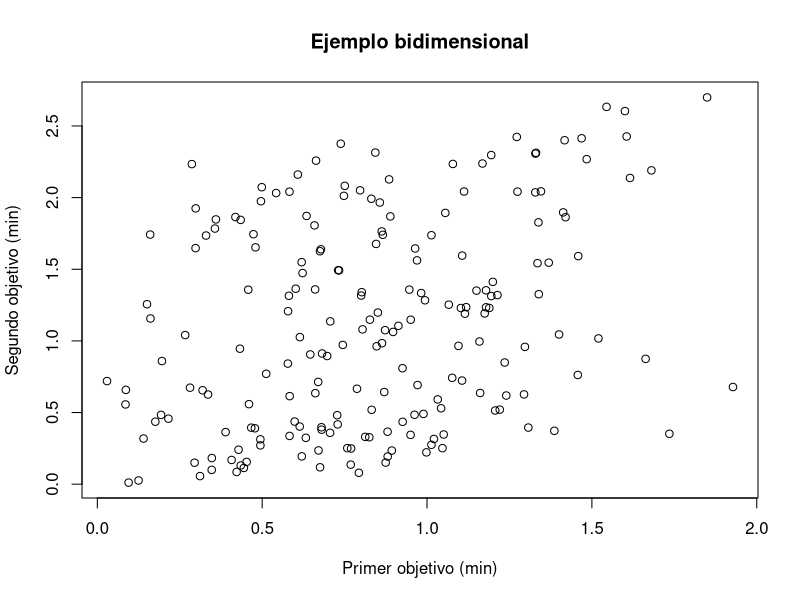
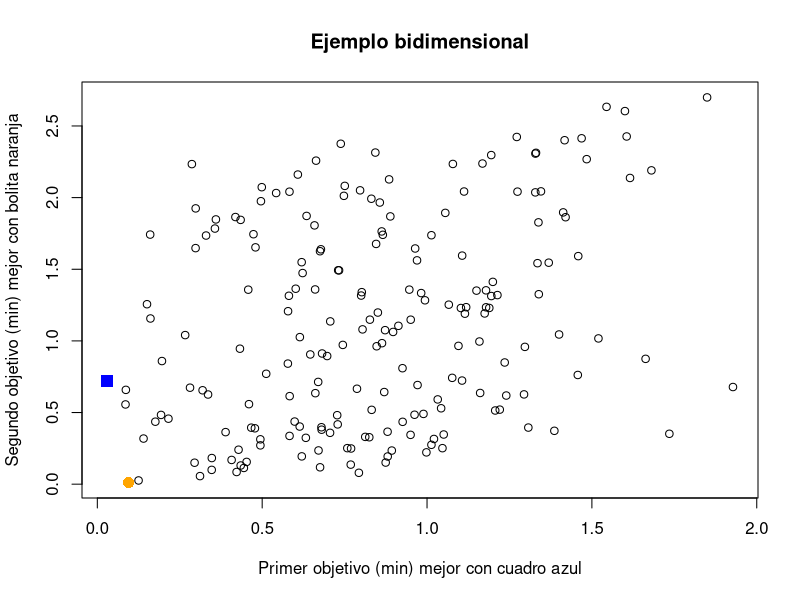
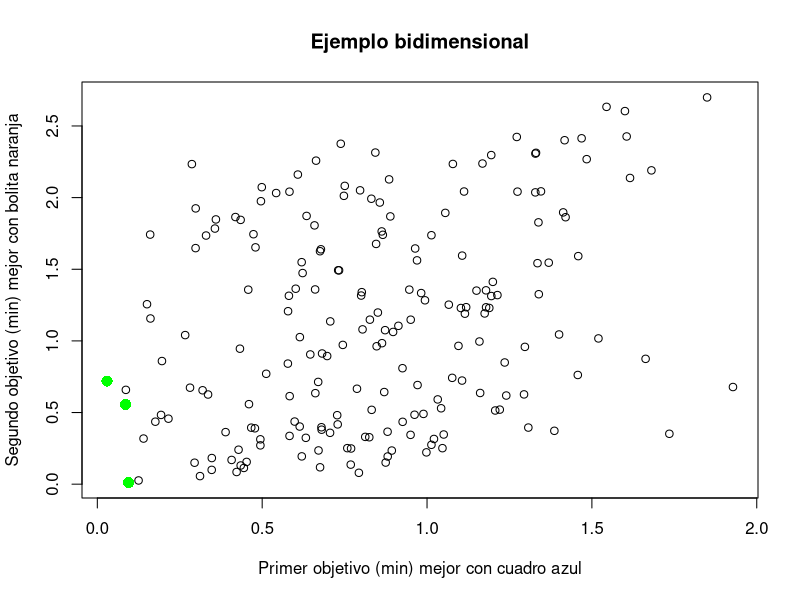

These figures' R source, in order:
pick.one <- function(x) {
    if (length(x) == 1) {
        return(x)
    } else {
        return(sample(x, 1))
    }
}
 
poli <- function(maxdeg, varcount, termcount) {
    f <- data.frame(variable=integer(), coef=integer(), degree=integer())
    for (t in 1:termcount) {
        var <- pick.one(1:varcount)
        deg <- pick.one(1:maxdeg)
        f <-  rbind(f, c(var, runif(1), deg))
    }
    names(f) <- c("variable", "coef", "degree")
    return(f)
}
 
eval <- function(pol, vars, terms) {
    value <- 0.0
    for (t in 1:terms) {
        term <- pol[t,]
        value <-  value + term$coef * vars[term$variable]^term$degree
    }
    return(value)
}
 
domin.by <- function(target, challenger, total) {
    if (sum(challenger < target) > 0) {
        return(FALSE) # hay empeora
    } # si no hay empeora, vemos si hay mejora
    return(sum(challenger > target) > 0)
}
 
vc <- 4 #número de variables
md <- 3 #maximo grado
tc <- 5 #numero de terminos
k <- 2 # cuantas funciones objetivo
obj <- list()
for (i in 1:k) { # se crean las k funciones de manera aleatoria
    obj[[i]] <- poli( md, vc, tc) 
}
minim <- (runif(k) > 0.5) #Se establece para cada k si se max o se min
sign <- (1 + -2 * minim) #Se establece el signo de cada función
n <- 200 # cuantas soluciones aleatorias
sol <- matrix(runif(vc * n), nrow=n, ncol=vc) #se crean valores aleatorios para cada variable de las n soluciones
val <- matrix(rep(NA, k * n), nrow=n, ncol=k) #se crean la matriz de valores de las evaluaciones de los elementos de cada solucion
for (i in 1:n) { # evaluamos las soluciones
    for (j in 1:k) { # para todos los objetivos
        val[i, j] <- eval(obj[[j]], sol[i,], tc)
    }
}
#cambiar para k elementos
mejor1 <- which.max(sign[1] * val[,1]) #se obtiene el mejor valor de funcion 1
mejor2 <- which.max(sign[2] * val[,2]) # se obtiene el mejor valor de funcion 2
cual <- c("max", "min")
xl <- paste("Primer objetivo (", cual[minim[1] + 1], ")", sep="")
yl <- paste("Segundo objetivo (", cual[minim[2] + 1], ")", sep="")
png("p11_init.png")
plot(val[,1], val[,2], xlab=xl, ylab=yl, main="Ejemplo bidimensional")
graphics.off()
png("p11_mejores.png")
plot(val[,1], val[,2], xlab=paste(xl, "mejor con cuadro azul"),
     ylab=paste(yl,"mejor con bolita naranja"),
     main="Ejemplo bidimensional")
points(val[mejor1, 1], val[mejor1, 2], col="blue", pch=15, cex=1.5)
points(val[mejor2, 1], val[mejor2, 2], col="orange", pch=16, cex=1.5)
graphics.off()
#frente de pareto
#conjunto de los no dominados
no.dom <- logical()
for (i in 1:n) { #para casa solución
    d <- logical() #vector de los dominados
    for (j in 1:n) { #se compara contra TODAS las demas soluciones
        d <- c(d, domin.by(sign * val[i,], sign * val[j,], k))  #se establece si para cada k hay una mejora o no 
    }
    no.dom <- c(no.dom, sum(d) == 0) # se agrega si nadie le domina
}
frente <- subset(val, no.dom) # solamente las no dominadas
png("p11_frente.png")
plot(val[,1], val[,2], xlab=paste(xl, "mejor con cuadro azul"),
     ylab=paste(yl,"mejor con bolita naranja"),
     main="Ejemplo bidimensional")
points(frente[,1], frente[,2], col="green", pch=16, cex=1.5)
graphics.off()
